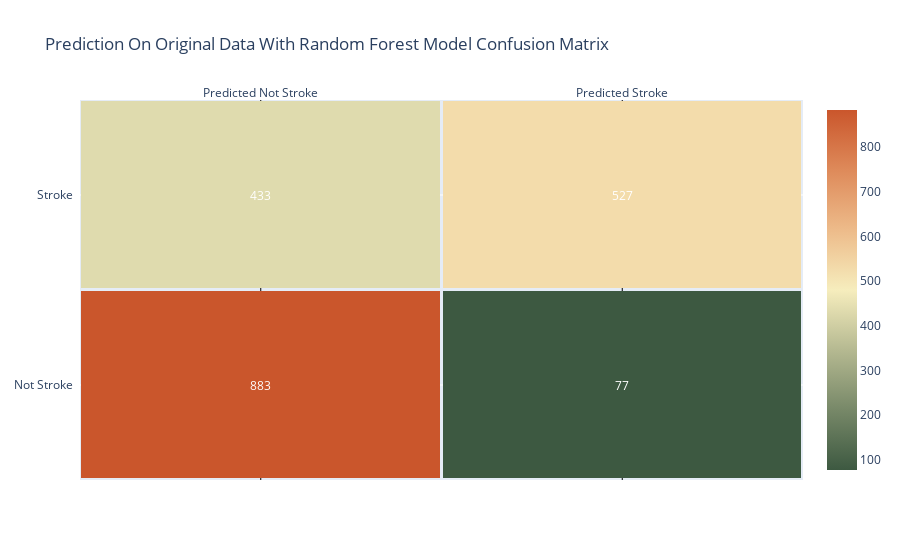

Source (notebook cell):
### Code cell
z=RF_CM
fig = ff.create_annotated_heatmap(z, x=['Predicted Not Stroke','Predicted Stroke'], y=['Not Stroke','Stroke'], colorscale='Fall',xgap=3,ygap=3)
fig['data'][0]['showscale'] = True
fig.update_layout(title='Prediction On Original Data With Random Forest Model Confusion Matrix')
fig.show()
RF_CM

### Figure 1 — Plotly figure (JSON) as saved in the notebook; plotly's stock layout.template omitted (floating-point values rounded to 4 significant figures)
{"data": [{"colorscale": [[0, "rgb(61, 89, 65)"], [0.1667, "rgb(119, 136, 104)"], [0.3333, "rgb(181, 185, 145)"], [0.5, "rgb(246, 237, 189)"], [0.6667, "rgb(237, 187, 138)"], [0.8333, "rgb(222, 138, 90)"], [1, "rgb(202, 86, 44)"]], "reversescale": false, "showscale": true, "type": "heatmap", "x": ["Predicted Not Stroke", "Predicted Stroke"], "xgap": 3, "y": ["Not Stroke", "Stroke"], "ygap": 3, "z": [[883, 77], [433, 527]]}], "layout": {"annotations": [{"font": {"color": "#FFFFFF"}, "showarrow": false, "text": "883", "x": "Predicted Not Stroke", "xref": "x", "y": "Not Stroke", "yref": "y"}, {"font": {"color": "#FFFFFF"}, "showarrow": false, "text": "77", "x": "Predicted Stroke", "xref": "x", "y": "Not Stroke", "yref": "y"}, {"font": {"color": "#FFFFFF"}, "showarrow": false, "text": "433", "x": "Predicted Not Stroke", "xref": "x", "y": "Stroke", "yref": "y"}, {"font": {"color": "#FFFFFF"}, "showarrow": false, "text": "527", "x": "Predicted Stroke", "xref": "x", "y": "Stroke", "yref": "y"}], "title": {"text": "Prediction On Original Data With Random Forest Model Confusion Matrix"}, "xaxis": {"dtick": 1, "gridcolor": "rgb(0, 0, 0)", "side": "top", "ticks": ""}, "yaxis": {"dtick": 1, "ticks": "", "ticksuffix": "  "}}}
